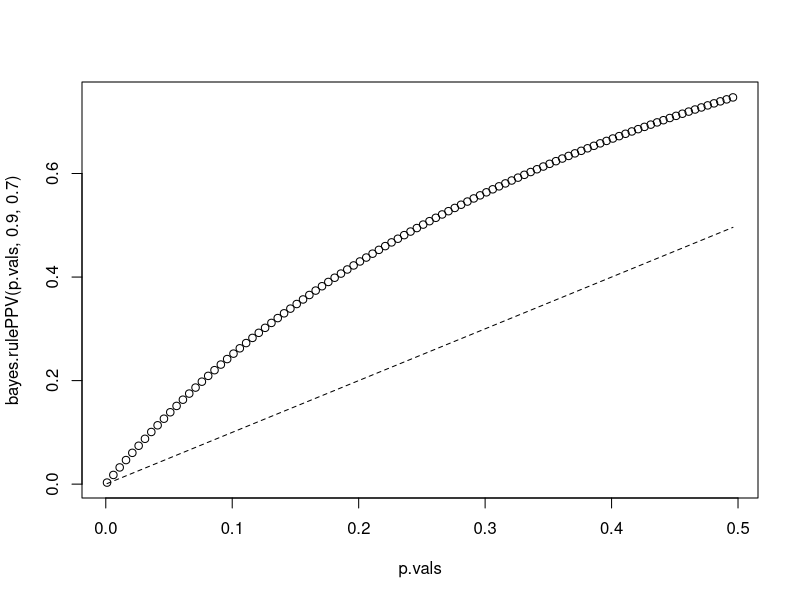
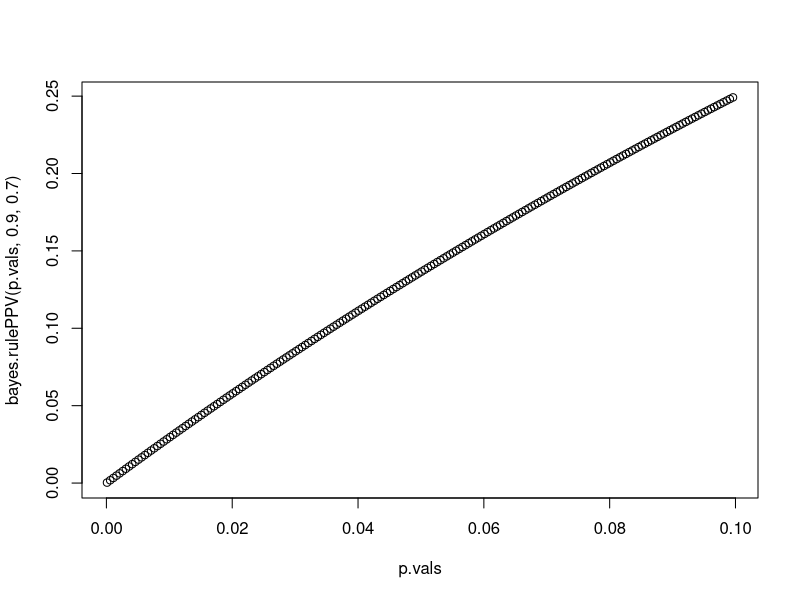

R code for these plots, in order:
# https://betterexplained.com/articles/an-intuitive-and-short-explanation-of-bayes-theorem/#Bayes_Theorem
# We can turn the process above into an equation, which is Bayes’ Theorem. 
# It lets you take the test results and correct for the “skew” introduced by 
# false positives. You get the real chance of having the event. Here’s the equation:
#   
# # \displaystyle{\Pr(\mathrm{A}|\mathrm{X}) = \frac{\Pr(\mathrm{X}|\mathrm{A})\Pr(\mathrm{A})}{\Pr(\mathrm{X|A})\Pr(\mathrm{A})+ \Pr(\mathrm{X | not \ A})\Pr(\mathrm{not \ A})}}
# 
# And here’s the decoder key to read it:
#   
# Pr(A|X) = Chance of having cancer (A) given a positive test (X). 
# This is what we want to know: How likely is it to have cancer with a positive result? 
# In our case it was 7.8%. = posterior probability (updated following the test) 
# Pr(X|A) = Chance of a positive test (X) given that you had cancer (A). 
# This is the chance of a true positive, 80% in our case. = sensitivity
# Pr(A) = Chance of having cancer (1%). = base rate
# Pr(not A) = Chance of not having cancer (99%). = 1- Pr(A)
# Pr(X|not A) = Chance of a positive test (X) given that you didn’t have cancer (~A). 
# This is a false positive, 9.6% in our case. =  1-specificity

# Pr(A|X) = Pr(X|A)*Pr(A) / ( Pr(X|A)*Pr(A) + Pr(X|not A) * Pr(not A))

bayes.rule <- function(pr.A, pr.X_A, pr.X_notA) {

  post.prob = (pr.X_A*pr.A) / ( (pr.X_A*pr.A) + (pr.X_notA*(1-pr.A)) )
  
  # print(paste("Pr(A|X) =", post.prob))
  return(post.prob)
}

bayes.rule(.2, .9, .3)

bayes.rulePPV <- function(base.rate, sens, spec) {
  pr.A = base.rate
  pr.X_A = sens 
  pr.X_notA = 1 - spec
  post.prob = (pr.X_A*pr.A) / ( (pr.X_A*pr.A) + (pr.X_notA*(1-pr.A)) )
  
  # print(paste("Pr(A|X) =", post.prob))
  return(post.prob)
  
}
bayes.rulePPV(.2,.9,.7)
bayes.rulePPV(.1,.9,.7)
bayes.rulePPV(.8,.1,.3)

p.vals = seq(from =.001, to = .5, by = .005)
# bayes.rulePPV(p.vals,.9,.7)
plot(p.vals,bayes.rulePPV(p.vals,.9,.7))
lines(p.vals, p.vals, lty = 2)

p.vals = seq(from =.0001, to = .1, by = .0005)
# bayes.rulePPV(p.vals,.9,.7)
plot(p.vals,bayes.rulePPV(p.vals,.9,.7))

